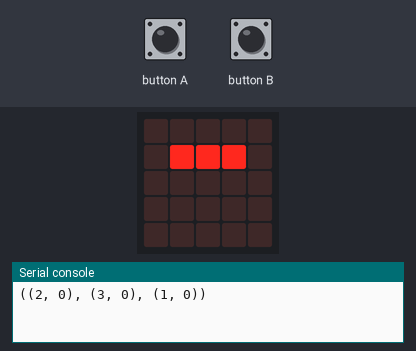
The program below on a simulated BBC micro:bit running MicroPython. Parts: the board's 5×5 LED display, the last lines printed to the serial console. The inputs (shaded band) are chosen by the test bench. Random numbers come from a fixed seed; the 48×5 strip is a reading aid, not a part: it shows the text the display is scrolling, unrolled, one strip-width of it at a time.

Above: at 2.2 s.
2.3 s: button A pressed for 0.15 s
At 3.5 s:
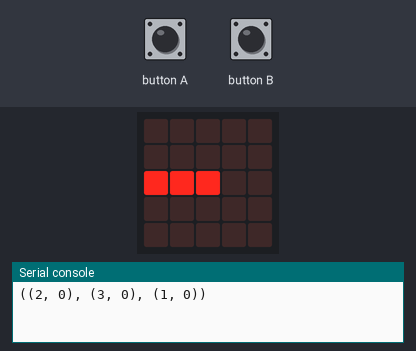
5.4 s: button B pressed for 0.15 s
At 6.2 s:
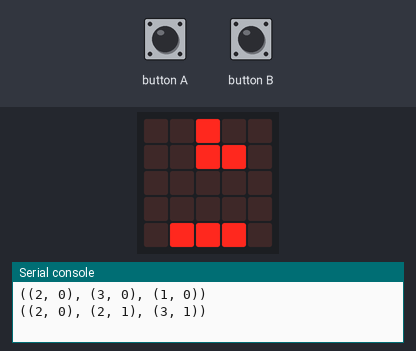
8.5 s: button A pressed for 1 s
At 9.7 s:
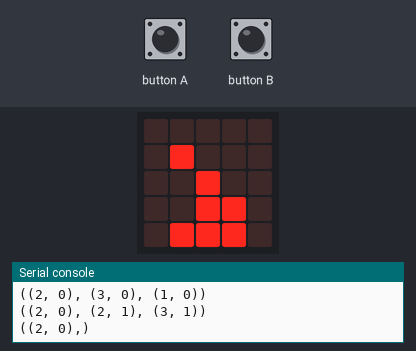
12.5 s: button B pressed for 1 s
At 13.0 s:
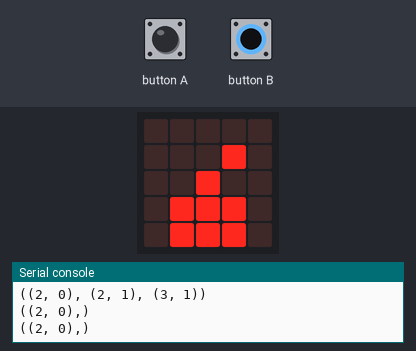
16.0 s: button A pressed for 0.15 s
At 18.0 s:
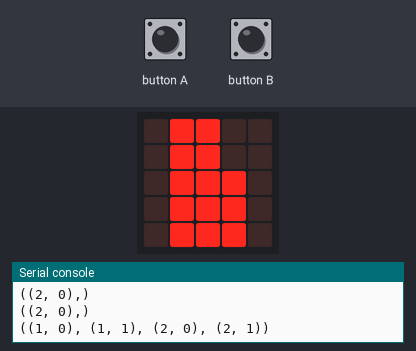
Timing chart, 0 to 19.5 s (numbered marks = the images above; inputs shaded):
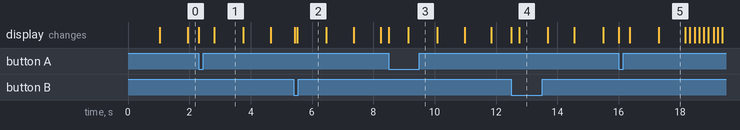

The program:

tetris.py
```python
# Imports go at the top
from microbit import *
from random import randint

triominos = (((1,0), (1,1), (2,0), (2,1)),
             ((2,0), (3,0), (1,0)),
             ((2,0), (3,0), (2,1)),
             ((1,0), (2,0), (2,1)),
             ((2,0), (2,1), (3,1)),
             ((1,1), (2,0), (2,1)),
             ((2,0),),
            )

board = [[False, False, False, False, False],  # first always empty row
        [False, False, False, False, False],
        [False, False, False, False, False],
        [False, False, False, False, False],
        [False, False, False, False, False],
        [False, False, False, False, False],
        [True, True, True, True, True],  # last always full row
        ]

move_interval = 100
drop_interval = 900

def write(coord_list, intensity):
    for coord in coord_list:
        display.set_pixel(coord[0], coord[1], intensity)


def move(block, way):
    new_block = []
    for b in block:
        new_block.append(((b[0] + way[0]) % 5, b[1] + way[1]))  # no sidewalls
        if board[new_block[-1][1] + 1][new_block[-1][0]]:
            return block, False

    write(block, 0)
    write(new_block, 9)
    return new_block, True

def full_rows_test():
    global score
    mult = 1
    for i, row in enumerate(board[:-1]):
        if all(row):
            score += 5 * mult
            mult += 1
            for j in range(0, i):
                for k in range(5):
                    board[i-j][k] = board[i-j-1][k]
            display.clear()
            for i in range(5):
                for j in range(5):
                    if board[i+1][j]:
                        display.set_pixel(j,i,9)

def debug_print():
    out_text = ''
    for i in range(7):
        for j in range(5):
            if board[i][j]:
                out_text += '#'
            else:
                out_text += '.'
        out_text += '\n'
    print(out_text)


display.show(Image('05550:'
                   '59995:'
                   '05950:'
                   '05950:'
                   '00500:')
            )
sleep(1000)
display.clear()
last_drop = running_time()
last_move = running_time()
score = 0
while True:
    block = triominos[randint(0, len(triominos) - 1)]
    print(block)
    if any([board[i+1][j] for j,i in block]):
        break
    write(block, 9)
    while True:
        if running_time() - last_move > move_interval:
            if button_a.was_pressed():
                last_move = running_time()
                block, _ = move(block, (-1,0))
            if button_b.was_pressed():
                last_move = running_time()
                block, _ = move(block, (1,0))
        if running_time() - last_drop > drop_interval:
            last_drop = running_time()
            block, falling = move(block, (0,1))
            if not falling:
                score += 1
                for b in block:
                    board[b[1] + 1][b[0]] = True
                full_rows_test()
                break

display.scroll(score)
```

Measured:
- what the display in image 1 shows lasts 1.0 s, from 2.8 s to 3.8 s
